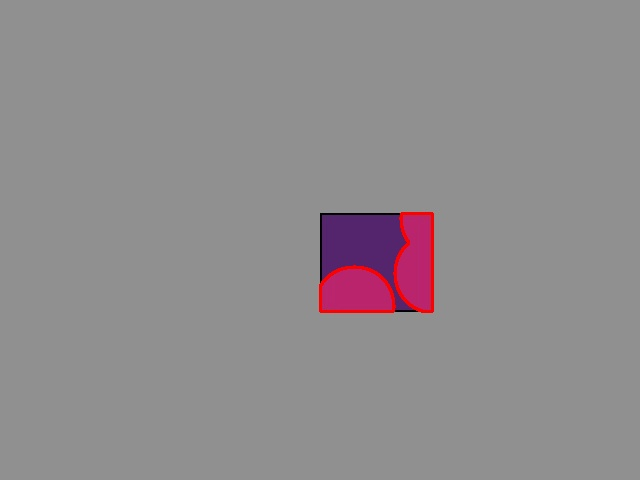
#> input picture data/raw/damage_warehouse_frame_0000.jpg, 640 x 480 px
$ python -i video_ingestion.py   (imports and definitions only)
#> lines starting #> are read from the running program, lines starting #| are printed output that depends on the picture; after the words box and inside, x2 and y2 are one past the last pixel; in counts of white or black regions, pixels touching at a corner belong together
"""OpenCV real-time video stream ingestion and frame preprocessing."""

from pathlib import Path
from typing import Any, Generator

import cv2
import numpy as np


class VideoStreamIngestor:
    """Real-time high-efficiency video stream ingestion with OpenCV."""

    def __init__(self, frame_width: int = 640, frame_height: int = 480, fps: int = 15):
        self.frame_width = frame_width
        self.frame_height = frame_height
        self.fps = fps

    # [58 lines left out: functions read_video, read_image, preprocess_frame, extract_frames, simulate_camera_stream, compute_motion_vectors, not called in this run]

    def create_inventory_snapshot(self, frame: np.ndarray) -> dict[str, Any]:
        gray = cv2.cvtColor(frame, cv2.COLOR_RGB2GRAY)
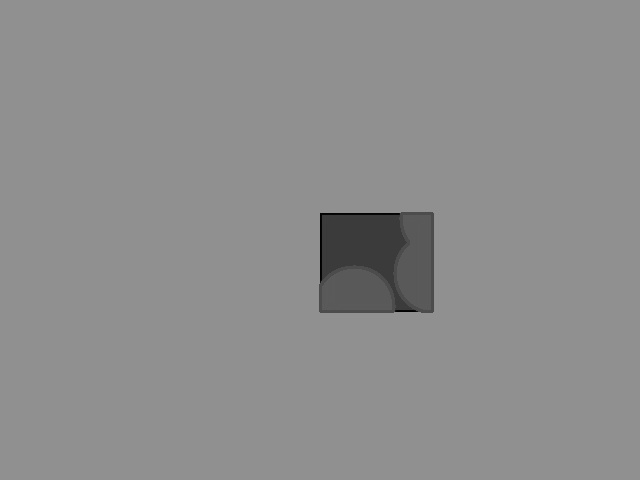
#> gray: shape (480, 640); min 0, max 150, mean 141.4
        edges = cv2.Canny(gray, 50, 150)
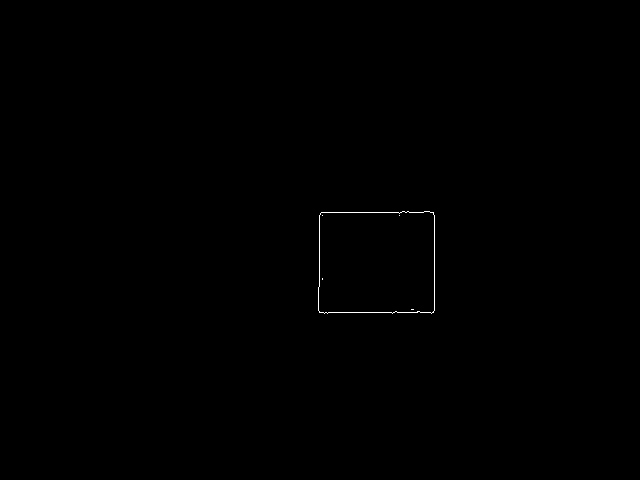
#> edges: shape (480, 640); 0.14% white in thin lines or dots, all inside (x1, y1, x2, y2) = (318, 211, 435, 314)
        contours, _ = cv2.findContours(edges, cv2.RETR_EXTERNAL, cv2.CHAIN_APPROX_SIMPLE)
#> contours = 1 contour; box (x1, y1, x2, y2) and area: (318, 211, 435, 314) 11527
        objects = []
        for cnt in contours:
            area = cv2.contourArea(cnt)
            if area > 500:
                x, y, w, h = cv2.boundingRect(cnt)
                objects.append({"bbox": [x, y, x + w, y + h], "area": float(area)})
#> this loop made 1 pass
#> (area, x, y, w, h) on pass 1: (11527, 318, 211, 117, 103)
#> after the loop, objects = 1 item
        return {"object_count": len(objects), "objects": objects, "frame_shape": list(frame.shape)}

>>> import cv2
>>> picture = cv2.cvtColor(cv2.imread('../../data/raw/damage_warehouse_frame_0000.jpg'), cv2.COLOR_BGR2RGB)
>>> result = VideoStreamIngestor().create_inventory_snapshot(picture)
#> result = 3 items

$ run again, on data/raw/damage_warehouse_frame_0001.jpg
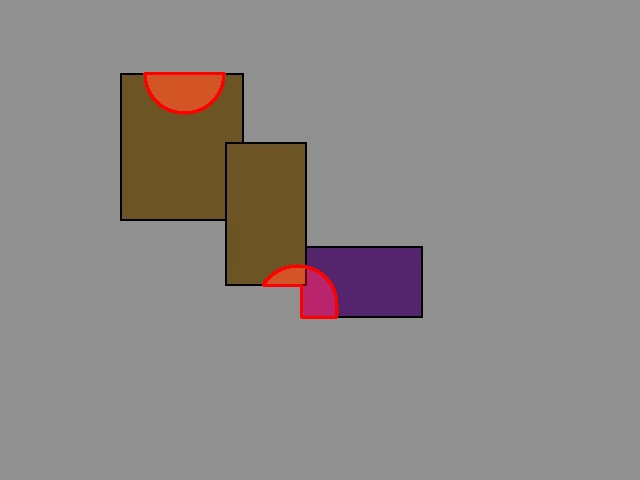
#> input picture data/raw/damage_warehouse_frame_0001.jpg, 640 x 480 px
#> in create_inventory_snapshot, `gray = cv2.cvtColor(frame, cv2.COLOR_RGB2GRAY)`:
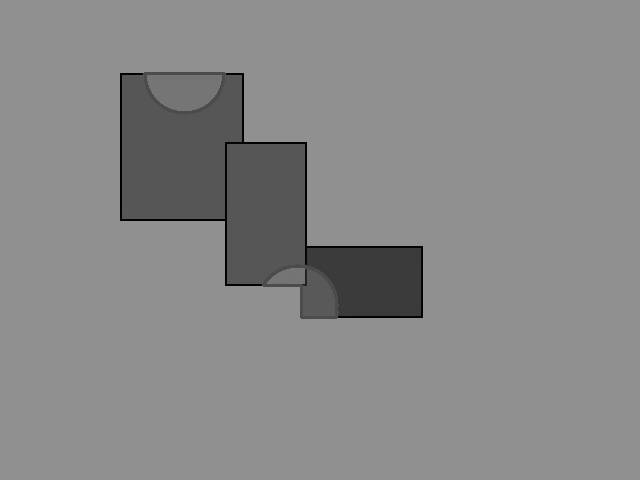
#> gray: shape (480, 640); min 0, max 150, mean 136
#> in create_inventory_snapshot, `edges = cv2.Canny(gray, 50, 150)`:
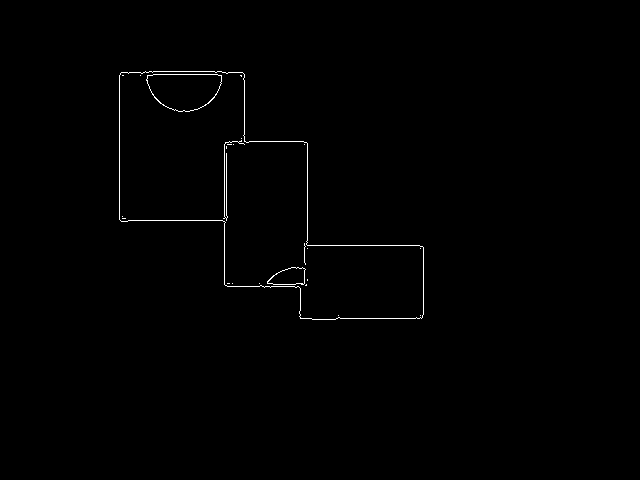
#> edges: shape (480, 640); 0.52% white in thin lines or dots, all inside (x1, y1, x2, y2) = (119, 71, 424, 320)
#> contours = 1 contour; box (x1, y1, x2, y2) and area: (119, 71, 424, 320) 37720
#> the loop in create_inventory_snapshot, `for cnt in contours:` made 1 pass
#> (area, x, y, w, h) on pass 1: (37719.5, 119, 71, 305, 249)
#> after the loop in create_inventory_snapshot, `for cnt in contours:`: objects = 1 item
#> result = 3 items
